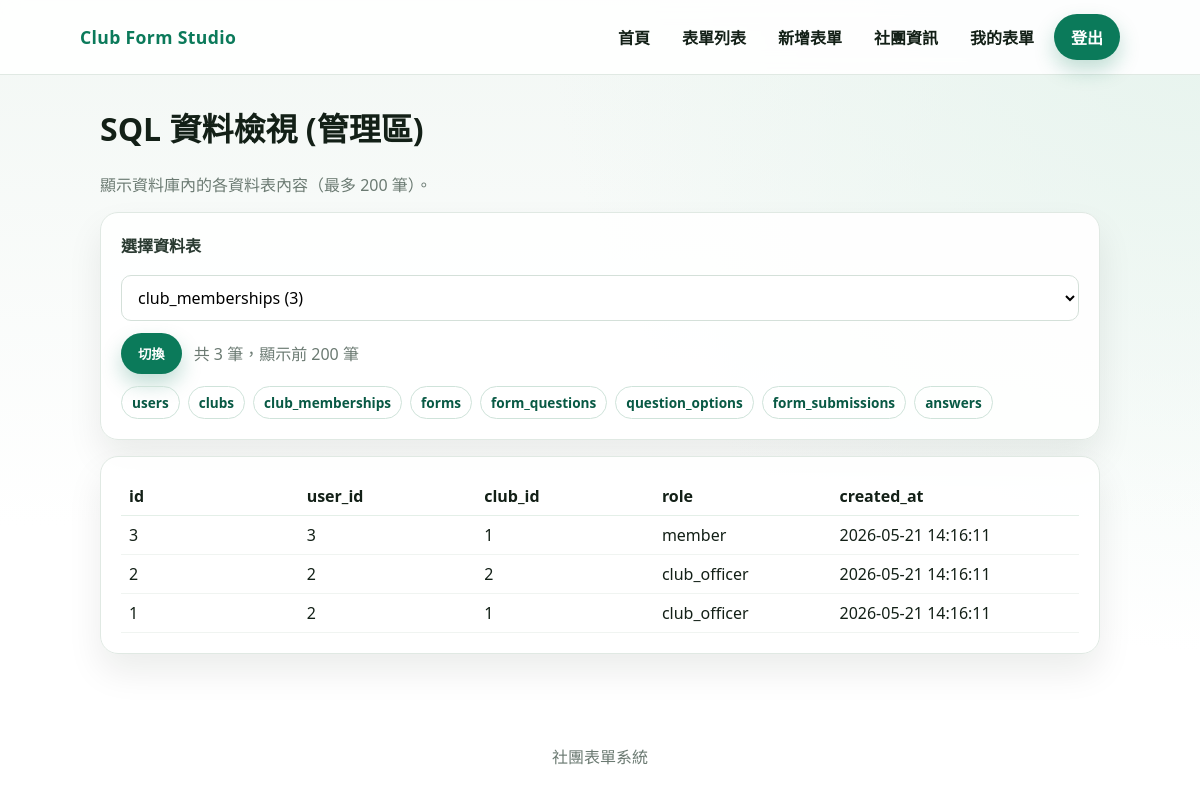
The app's page /admin/sql_view.php?table=club_memberships (signed in) with its own data.
### tables this page shows
CREATE TABLE club_memberships (
    id INT PRIMARY KEY AUTO_INCREMENT,
    user_id INT NOT NULL,
    club_id INT NOT NULL,
    role ENUM('member', 'owner', 'club_officer') NOT NULL COMMENT 'member: 成員, owner: 幹部, club_officer: 持有人',
    created_at TIMESTAMP DEFAULT CURRENT_TIMESTAMP,
    FOREIGN KEY (user_id) REFERENCES users(id) ON DELETE CASCADE,
    FOREIGN KEY (club_id) REFERENCES clubs(id) ON DELETE CASCADE,
    UNIQUE KEY uniq_membership (user_id, club_id),
    INDEX idx_club (club_id),
    INDEX idx_role (role)
);

### admin/sql_view.php (the view, shortened to what this page needs)
<?php
$user_raw = isset($_SESSION['user']) ? $_SESSION['user'] : null;
$user = !empty($user_raw) ? htmlspecialchars($user_raw) : null;
$errors = [];
$allowed_tables = [
  'users',
  'clubs',
  'club_memberships',
  'forms',
  'form_questions',
  'question_options',
  'form_submissions',
  'answers'
];
$selected = isset($_GET['table']) ? $_GET['table'] : $allowed_tables[0];
$counts = [];
$columns = [];
$rows = [];
$total_rows = 0;
try {
  $pdo = get_db();
  foreach ($allowed_tables as $table) {
    $counts[$table] = (int) $pdo->query('SELECT COUNT(*) FROM `' . $table . '`')->fetchColumn();
  }
  $desc = $pdo->query('DESCRIBE `' . $selected . '`')->fetchAll();
  foreach ($desc as $col) {
    $columns[] = $col['Field'];
  }
  $total_rows = isset($counts[$selected]) ? $counts[$selected] : 0;
  $order_sql = in_array('id', $columns, true) ? ' ORDER BY `id` DESC' : '';
  $stmt = $pdo->query('SELECT * FROM `' . $selected . '`' . $order_sql . ' LIMIT 200');
  $rows = $stmt->fetchAll();
} catch (Throwable $e) {
  $errors[] = '資料庫讀取失敗，請稍後再試。';
}
?>
<!doctype html>
<html lang="zh-Hant">
  <head>
    <link rel="stylesheet" href="../css/app.css" />
  </head>
  <body>
    <?php $base_url = '../'; require '../includes/header.php'; ?>
    <main class="section">
      <div class="container">
        <h1>SQL 資料檢視 (管理區)</h1>
        <p class="muted">顯示資料庫內的各資料表內容（最多 200 筆）。</p>
        <?php if (!empty($errors)) : ?>
          <div class="error">
            <ul>
              <?php foreach ($errors as $e) : ?>
                <li><?php echo htmlspecialchars($e); ?></li>
              <?php endforeach; ?>
            </ul>
          </div>
        <?php else : ?>
          <div class="panel" style="padding: 20px; margin-bottom: 16px">
            <form method="get" action="sql_view.php" style="display: flex; gap: 12px; flex-wrap: wrap; align-items: center">
              <label for="table">選擇資料表</label>
              <select id="table" name="table">
                <?php foreach ($allowed_tables as $table) : ?>
                  <option value="<?php echo htmlspecialchars($table); ?>" <?php echo $table === $selected ? 'selected' : ''; ?>>
                    <?php echo htmlspecialchars($table); ?> (<?php echo number_format($counts[$table] ?? 0); ?>)
                  </option>
                <?php endforeach; ?>
              </select>
              <button class="btn btn-primary" type="submit">切換</button>
              <span class="muted">共 <?php echo number_format($total_rows); ?> 筆，顯示前 200 筆</span>
            </form>
            <div style="margin-top: 12px; display: flex; gap: 8px; flex-wrap: wrap">
                <?php foreach ($allowed_tables as $table) : ?>
                <a class="btn btn-ghost btn-small" href="sql_view.php?table=<?php echo urlencode($table); ?>">
                  <?php echo htmlspecialchars($table); ?>
                </a>
              <?php endforeach; ?>
            </div>
          </div>
          <div class="panel" style="padding: 20px; overflow: auto">
            <?php if (empty($columns)) : ?>
              <p class="muted">找不到資料欄位。</p>
            <?php elseif (empty($rows)) : ?>
              <p class="muted">目前沒有資料。</p>
            <?php else : ?>
              <table style="width: 100%; border-collapse: collapse">
                <thead>
                  <tr>
                    <?php foreach ($columns as $col) : ?>
                      <th style="text-align: left; padding: 8px; border-bottom: 1px solid #e4efe8; white-space: nowrap">
                        <?php echo htmlspecialchars($col); ?>
                      </th>
                    <?php endforeach; ?>
                  </tr>
                </thead>
                <tbody>
                  <?php foreach ($rows as $row) : ?>
                    <tr>
                      <?php foreach ($columns as $col) : ?>
                        <?php
                          $value = isset($row[$col]) ? $row[$col] : '';
                        ?>
                        <td style="padding: 8px; border-bottom: 1px solid #f0f4f1; vertical-align: top; min-width: 120px">
                          <?php echo nl2br(htmlspecialchars((string) $value)); ?>
                        </td>
                      <?php endforeach; ?>
                    </tr>
                  <?php endforeach; ?>
                </tbody>
              </table>
            <?php endif; ?>
          </div>
        <?php endif; ?>
      </div>
    </main>
    <footer class="footer container">社團表單系統</footer>
  </body>
</html>
<?php
exit();

### includes/header.php (shortened to what this page needs)
<?php
$base_url = isset($base_url) ? $base_url : './';
?>
<header class="topbar">
	<div class="container nav">
		<a href="<?php echo $base_url; ?>index.php" class="brand">Club Form Studio</a>
		<nav class="menu">
			<a class="link-btn" href="<?php echo $base_url; ?>index.php">首頁</a>
			<a class="link-btn" href="<?php echo $base_url; ?>forms/list.php">表單列表</a>
			<a class="link-btn" href="<?php echo $base_url; ?>forms/create.php">新增表單</a>
			<a class="link-btn" href="<?php echo $base_url; ?>clubs/manage.php">社團資訊</a>
			<a class="link-btn" href="<?php echo $base_url; ?>forms/my_forms.php">我的表單</a>
			<?php if ($user) : ?>
				<a class="btn btn-primary" href="<?php echo $base_url; ?>logout.php">登出</a>
			<?php else : ?>
				<a class="link-btn" href="<?php echo $base_url; ?>login.php">登入</a>
				<a class="btn btn-primary" href="<?php echo $base_url; ?>register.php">註冊</a>
			<?php endif; ?>
		</nav>
	</div>
</header>

### css/app.css (style rules this page uses)
:root { --bg: #f2f7f4; --bg-soft: #e9f1ed; --card: #ffffff; --text: #132017; --muted: #6b7a72; --brand: #0b7a5a; --brand-strong: #085944; --accent: #f5b357; --border: #e0e9e3; --shadow: 0 18px 35px rgba(10, 24, 18, 0.08); --radius: 18px; --radius-sm: 12px; }
* { box-sizing: border-box; }
body { margin: 0; font-family: "Noto Sans TC", "IBM Plex Sans Thai", "Segoe UI", sans-serif; color: var(--text); background: radial-gradient( circle at top right, #e7f4ee 0%, rgba(231, 244, 238, 0) 45% ), linear-gradient(180deg, var(--bg) 0%, #ffffff 65%); min-height: 100vh; }
a { color: inherit; text-decoration: none; }
.topbar { position: sticky; top: 0; z-index: 10; background: rgba(255, 255, 255, 0.9); backdrop-filter: blur(10px); border-bottom: 1px solid var(--border); }
.container { max-width: 1040px; margin: 0 auto; padding: 0 20px; }
.nav { display: flex; align-items: center; justify-content: space-between; gap: 16px; padding: 14px 0; }
.brand { font-weight: 700; letter-spacing: 0.02em; color: var(--brand); font-size: 1.1rem; }
.menu { display: flex; align-items: center; flex-wrap: wrap; gap: 8px; }
.link-btn { padding: 8px 12px; border-radius: 999px; font-weight: 600; color: var(--text); transition: background 0.2s ease, color 0.2s ease; }
.btn { display: inline-flex; align-items: center; justify-content: center; gap: 6px; padding: 10px 16px; border-radius: 999px; font-weight: 600; border: 1px solid transparent; transition: transform 0.2s ease, box-shadow 0.2s ease, background 0.2s ease, color 0.2s ease; }
.btn-primary { background: var(--brand); color: #ffffff; box-shadow: 0 10px 20px rgba(11, 122, 90, 0.25); }
.btn-ghost { background: transparent; color: var(--brand-strong); border-color: #cfe3da; }
.panel { background: rgba(255, 255, 255, 0.92); border-radius: var(--radius); border: 1px solid var(--border); box-shadow: var(--shadow); }
.section { padding: 8px 0 64px; }
.muted { color: var(--muted); }
label { display: block; margin-bottom: 6px; font-weight: 600; color: #2a3a31; }
input, select, textarea { width: 100%; padding: 10px 12px; border: 1px solid #d4e0d9; border-radius: 10px; background: #ffffff; font: inherit; }
.btn-small { padding: 6px 10px; font-size: 0.85rem; }
.footer { padding: 26px 0 40px; text-align: center; color: var(--muted); }

### records on screen
club_memberships: id "3", user "3", club "1", role "member", created_at "2026-05-21 14:16:11"
club_memberships: id "2", user "2", club "2", role "club_officer", created_at "2026-05-21 14:16:11"
club_memberships: id "1", user "2", club "1", role "club_officer", created_at "2026-05-21 14:16:11"

### other values on screen
$total_rows "3"
$table "users"
$table "clubs"
$table "club_memberships"
$table "forms"
$table "form_questions"
$table "question_options"
$table "form_submissions"
$table "answers"
$col "id"
$col "user_id"
$col "club_id"
$col "role"
$col "created_at"
form field table "club_memberships (3)"
